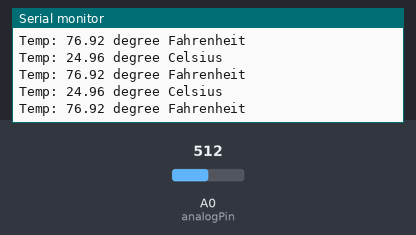
The sketch below on a simulated Arduino Uno, built with avr-gcc and run on an emulated ATmega328P. Shown: the last lines printed to the serial monitor. The test bench sets the inputs (shaded band); at power-on: A0 (analogPin) = 512.

Above: at 4.2 s.
4.3 s: A0 (analogPin) set to 945
At 4.61 s:
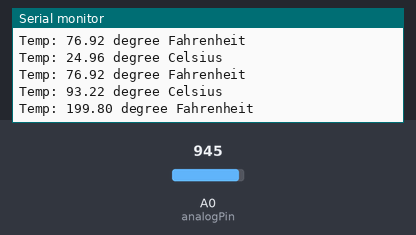
7.3 s: A0 (analogPin) set to 974
At 7.43 s:
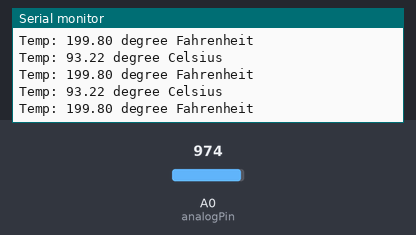
Timing chart, 0 to 10.3 s (numbered marks = the images above; inputs shaded):
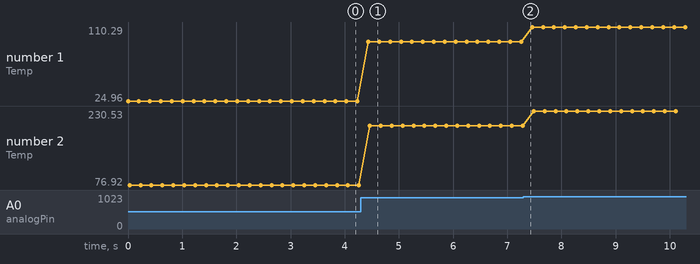

The sketch:

02-thermistor.ino
```cpp
/*
  The code reads temperature data from a thermistor connected to analog pin A0 on an Arduino board.
  It calculates the temperature in both Celsius and Fahrenheit using the Steinhart-Hart equation and
  prints the results to the Serial Monitor. The code uses a pull-up resistor and the thermistor's
  beta value for the calculations.

  Board: Arduino Uno R4
  Component: Thermistor
*/

const int analogPin = A0;   // Analog pin where the thermistor is connected
const int beta = 3950;      // Beta value of the thermistor
const int resistance = 10;  // Value of the pull-up resistor in kΩ

void setup() {
  Serial.begin(9600);  // Initialize Serial communication at 9600 baud rate
}

void loop() {
  // Read the analog value from the thermistor
  int analogValue = analogRead(analogPin);

  // Calculate temperature in Celsius using the Steinhart-Hart equation
  float tempC = beta / (log((1025.0 * resistance / analogValue - resistance) / resistance) + beta / 298.0) - 273.0;

  // Convert the temperature to Fahrenheit
  float tempF = 1.8 * tempC + 32.0;

  // Print temperature in Celsius to the Serial Monitor
  Serial.print("Temp: ");
  Serial.print(tempC);
  Serial.println(" degree Celsius");

  // Print temperature in Fahrenheit to the Serial Monitor
  Serial.print("Temp: ");
  Serial.print(tempF);
  Serial.println(" degree Fahrenheit");

  delay(200);  // Pause for 200 milliseconds before the next reading
}
```

Measured:
- after the input at 4.3 s, the serial monitor: prints a new line after 0.13 s (image 1)
- plotted number 1: 24.96 → 93.22 after the input at 4.3 s, 93.22 → 110.29 after the input at 7.3 s
- plotted number 2: 76.92 → 199.8 after the input at 4.3 s, 199.8 → 230.53 after the input at 7.3 s
